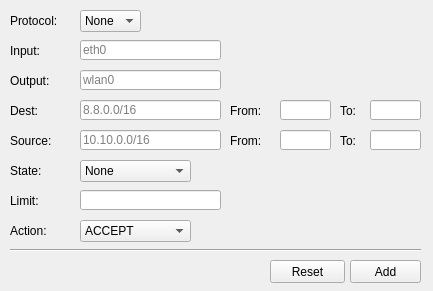
<?xml version="1.0" encoding="UTF-8"?>
<ui version="4.0">
 <class>Creator_Form</class>
 <widget class="QWidget" name="Creator_Form">
  <property name="geometry">
   <rect>
    <x>0</x>
    <y>0</y>
    <width>433</width>
    <height>291</height>
   </rect>
  </property>
  <property name="windowTitle">
   <string>Form</string>
  </property>
  <widget class="QLabel" name="label_1">
   <property name="geometry">
    <rect>
     <x>10</x>
     <y>10</y>
     <width>71</width>
     <height>21</height>
    </rect>
   </property>
   <property name="text">
    <string>Protocol:</string>
   </property>
  </widget>
  <widget class="Line" name="line">
   <property name="geometry">
    <rect>
     <x>10</x>
     <y>240</y>
     <width>411</width>
     <height>20</height>
    </rect>
   </property>
   <property name="orientation">
    <enum>Qt::Horizontal</enum>
   </property>
  </widget>
  <widget class="QPushButton" name="pushButton_1">
   <property name="geometry">
    <rect>
     <x>270</x>
     <y>260</y>
     <width>75</width>
     <height>23</height>
    </rect>
   </property>
   <property name="text">
    <string>Reset</string>
   </property>
  </widget>
  <widget class="QPushButton" name="pushButton_2">
   <property name="geometry">
    <rect>
     <x>350</x>
     <y>260</y>
     <width>71</width>
     <height>23</height>
    </rect>
   </property>
   <property name="text">
    <string>Add</string>
   </property>
  </widget>
  <widget class="QComboBox" name="comboBox_1">
   <property name="geometry">
    <rect>
     <x>80</x>
     <y>10</y>
     <width>61</width>
     <height>22</height>
    </rect>
   </property>
   <item>
    <property name="text">
     <string>None</string>
    </property>
   </item>
   <item>
    <property name="text">
     <string>TCP</string>
    </property>
   </item>
   <item>
    <property name="text">
     <string>UDP</string>
    </property>
   </item>
   <item>
    <property name="text">
     <string>ICMP</string>
    </property>
   </item>
   <item>
    <property name="text">
     <string>UDPLIGHT</string>
    </property>
   </item>
   <item>
    <property name="text">
     <string>ESP</string>
    </property>
   </item>
   <item>
    <property name="text">
     <string>AH</string>
    </property>
   </item>
   <item>
    <property name="text">
     <string>SCTP</string>
    </property>
   </item>
   <item>
    <property name="text">
     <string>GRE</string>
    </property>
   </item>
  </widget>
  <widget class="QLabel" name="label_2">
   <property name="geometry">
    <rect>
     <x>10</x>
     <y>40</y>
     <width>47</width>
     <height>21</height>
    </rect>
   </property>
   <property name="text">
    <string>Input:</string>
   </property>
  </widget>
  <widget class="QLabel" name="label_3">
   <property name="geometry">
    <rect>
     <x>10</x>
     <y>70</y>
     <width>47</width>
     <height>21</height>
    </rect>
   </property>
   <property name="text">
    <string>Output:</string>
   </property>
  </widget>
  <widget class="QLineEdit" name="lineEdit_1">
   <property name="geometry">
    <rect>
     <x>80</x>
     <y>40</y>
     <width>141</width>
     <height>20</height>
    </rect>
   </property>
   <property name="placeholderText">
    <string>eth0</string>
   </property>
  </widget>
  <widget class="QLineEdit" name="lineEdit_2">
   <property name="geometry">
    <rect>
     <x>80</x>
     <y>70</y>
     <width>141</width>
     <height>20</height>
    </rect>
   </property>
   <property name="placeholderText">
    <string>wlan0</string>
   </property>
  </widget>
  <widget class="QLabel" name="label_4">
   <property name="geometry">
    <rect>
     <x>10</x>
     <y>100</y>
     <width>61</width>
     <height>21</height>
    </rect>
   </property>
   <property name="text">
    <string>Dest:</string>
   </property>
  </widget>
  <widget class="QLineEdit" name="lineEdit_3">
   <property name="geometry">
    <rect>
     <x>80</x>
     <y>100</y>
     <width>141</width>
     <height>20</height>
    </rect>
   </property>
   <property name="placeholderText">
    <string>8.8.0.0/16</string>
   </property>
  </widget>
  <widget class="QLabel" name="label_5">
   <property name="geometry">
    <rect>
     <x>10</x>
     <y>130</y>
     <width>61</width>
     <height>21</height>
    </rect>
   </property>
   <property name="text">
    <string>Source:</string>
   </property>
  </widget>
  <widget class="QLineEdit" name="lineEdit_4">
   <property name="geometry">
    <rect>
     <x>80</x>
     <y>130</y>
     <width>141</width>
     <height>20</height>
    </rect>
   </property>
   <property name="placeholderText">
    <string>10.10.0.0/16</string>
   </property>
  </widget>
  <widget class="QLabel" name="label_6">
   <property name="geometry">
    <rect>
     <x>10</x>
     <y>160</y>
     <width>61</width>
     <height>21</height>
    </rect>
   </property>
   <property name="text">
    <string>State:</string>
   </property>
  </widget>
  <widget class="QComboBox" name="comboBox_2">
   <property name="geometry">
    <rect>
     <x>80</x>
     <y>160</y>
     <width>111</width>
     <height>22</height>
    </rect>
   </property>
   <item>
    <property name="text">
     <string>None</string>
    </property>
   </item>
   <item>
    <property name="text">
     <string>NEW</string>
    </property>
   </item>
   <item>
    <property name="text">
     <string>ESTABLISHED</string>
    </property>
   </item>
   <item>
    <property name="text">
     <string>RELATED</string>
    </property>
   </item>
   <item>
    <property name="text">
     <string>INVALID</string>
    </property>
   </item>
   <item>
    <property name="text">
     <string>UNTRACKED</string>
    </property>
   </item>
  </widget>
  <widget class="QLabel" name="label_7">
   <property name="geometry">
    <rect>
     <x>10</x>
     <y>190</y>
     <width>61</width>
     <height>21</height>
    </rect>
   </property>
   <property name="text">
    <string>Limit:</string>
   </property>
  </widget>
  <widget class="QLineEdit" name="lineEdit_5">
   <property name="geometry">
    <rect>
     <x>80</x>
     <y>190</y>
     <width>141</width>
     <height>20</height>
    </rect>
   </property>
  </widget>
  <widget class="QLabel" name="label_8">
   <property name="geometry">
    <rect>
     <x>10</x>
     <y>220</y>
     <width>61</width>
     <height>21</height>
    </rect>
   </property>
   <property name="text">
    <string>Action:</string>
   </property>
  </widget>
  <widget class="QComboBox" name="comboBox_3">
   <property name="geometry">
    <rect>
     <x>80</x>
     <y>220</y>
     <width>111</width>
     <height>22</height>
    </rect>
   </property>
   <item>
    <property name="text">
     <string>ACCEPT</string>
    </property>
   </item>
   <item>
    <property name="text">
     <string>DROP</string>
    </property>
   </item>
   <item>
    <property name="text">
     <string>REJECT</string>
    </property>
   </item>
   <item>
    <property name="text">
     <string>DNAT</string>
    </property>
   </item>
   <item>
    <property name="text">
     <string>SNAT</string>
    </property>
   </item>
   <item>
    <property name="text">
     <string>MARK</string>
    </property>
   </item>
   <item>
    <property name="text">
     <string>LOG</string>
    </property>
   </item>
   <item>
    <property name="text">
     <string>MASQUERADE</string>
    </property>
   </item>
   <item>
    <property name="text">
     <string>IPV4OPTSSTRIP</string>
    </property>
   </item>
   <item>
    <property name="text">
     <string>TARPIT</string>
    </property>
   </item>
   <item>
    <property name="text">
     <string>NOTRACK</string>
    </property>
   </item>
   <item>
    <property name="text">
     <string>MIRROR</string>
    </property>
   </item>
   <item>
    <property name="text">
     <string>REDIRECT</string>
    </property>
   </item>
   <item>
    <property name="text">
     <string>RETURN</string>
    </property>
   </item>
   <item>
    <property name="text">
     <string>TOS</string>
    </property>
   </item>
   <item>
    <property name="text">
     <string>TTL</string>
    </property>
   </item>
  </widget>
  <widget class="QLabel" name="label_9">
   <property name="geometry">
    <rect>
     <x>230</x>
     <y>100</y>
     <width>51</width>
     <height>21</height>
    </rect>
   </property>
   <property name="text">
    <string>From:</string>
   </property>
  </widget>
  <widget class="QLabel" name="label_10">
   <property name="geometry">
    <rect>
     <x>230</x>
     <y>130</y>
     <width>51</width>
     <height>21</height>
    </rect>
   </property>
   <property name="text">
    <string>From:</string>
   </property>
  </widget>
  <widget class="QLineEdit" name="lineEdit_6">
   <property name="geometry">
    <rect>
     <x>280</x>
     <y>100</y>
     <width>51</width>
     <height>20</height>
    </rect>
   </property>
  </widget>
  <widget class="QLineEdit" name="lineEdit_7">
   <property name="geometry">
    <rect>
     <x>280</x>
     <y>130</y>
     <width>51</width>
     <height>20</height>
    </rect>
   </property>
  </widget>
  <widget class="QLabel" name="label_11">
   <property name="geometry">
    <rect>
     <x>340</x>
     <y>100</y>
     <width>21</width>
     <height>21</height>
    </rect>
   </property>
   <property name="text">
    <string>To:</string>
   </property>
  </widget>
  <widget class="QLabel" name="label_12">
   <property name="geometry">
    <rect>
     <x>340</x>
     <y>130</y>
     <width>21</width>
     <height>21</height>
    </rect>
   </property>
   <property name="text">
    <string>To:</string>
   </property>
  </widget>
  <widget class="QLineEdit" name="lineEdit_8">
   <property name="geometry">
    <rect>
     <x>370</x>
     <y>100</y>
     <width>51</width>
     <height>20</height>
    </rect>
   </property>
  </widget>
  <widget class="QLineEdit" name="lineEdit_9">
   <property name="geometry">
    <rect>
     <x>370</x>
     <y>130</y>
     <width>51</width>
     <height>20</height>
    </rect>
   </property>
  </widget>
 </widget>
 <resources/>
 <connections/>
</ui>
